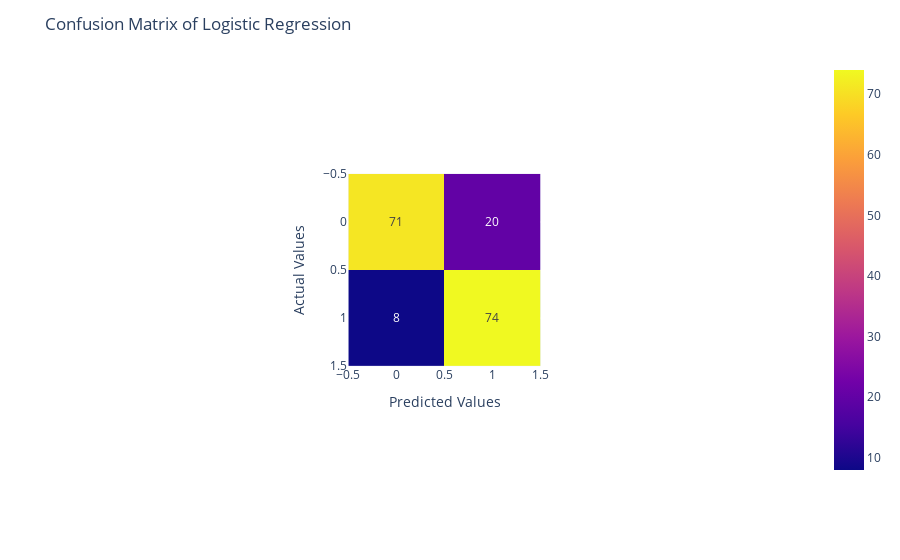

The notebook cell this image was saved under:
### Code cell
x = ['Rejected', 'Approved']
y = ['Approved', 'Rejected']
fig = px.imshow(cm, text_auto = True)
fig.update_layout(
    title_text = 'Confusion Matrix of Logistic Regression',
    xaxis={'title': 'Predicted Values'}, 
    yaxis={'title': 'Actual Values'}
)
fig.show()
fig.write_html('cf-lr')

### Figure 1 — Plotly figure (JSON) as saved in the notebook; plotly's stock layout.template omitted (floating-point values rounded to 4 significant figures)
{"data": [{"coloraxis": "coloraxis", "hovertemplate": "x: %{x}<br>y: %{y}<br>color: %{z}<extra></extra>", "name": "0", "texttemplate": "%{z}", "type": "heatmap", "xaxis": "x", "yaxis": "y", "z": [[71, 20], [8, 74]]}], "layout": {"autosize": true, "coloraxis": {"colorscale": [[0, "#0d0887"], [0.1111, "#46039f"], [0.2222, "#7201a8"], [0.3333, "#9c179e"], [0.4444, "#bd3786"], [0.5556, "#d8576b"], [0.6667, "#ed7953"], [0.7778, "#fb9f3a"], [0.8889, "#fdca26"], [1, "#f0f921"]]}, "margin": {"t": 60}, "title": {"text": "Confusion Matrix of Logistic Regression"}, "xaxis": {"anchor": "y", "autorange": true, "constrain": "domain", "domain": [0.3681, 0.6319], "range": [-0.5, 1.5], "scaleanchor": "y", "title": {"text": "Predicted Values"}}, "yaxis": {"anchor": "x", "autorange": true, "constrain": "domain", "domain": [2.22e-16, 1.0], "range": [1.5, -0.5], "title": {"text": "Actual Values"}}}}
